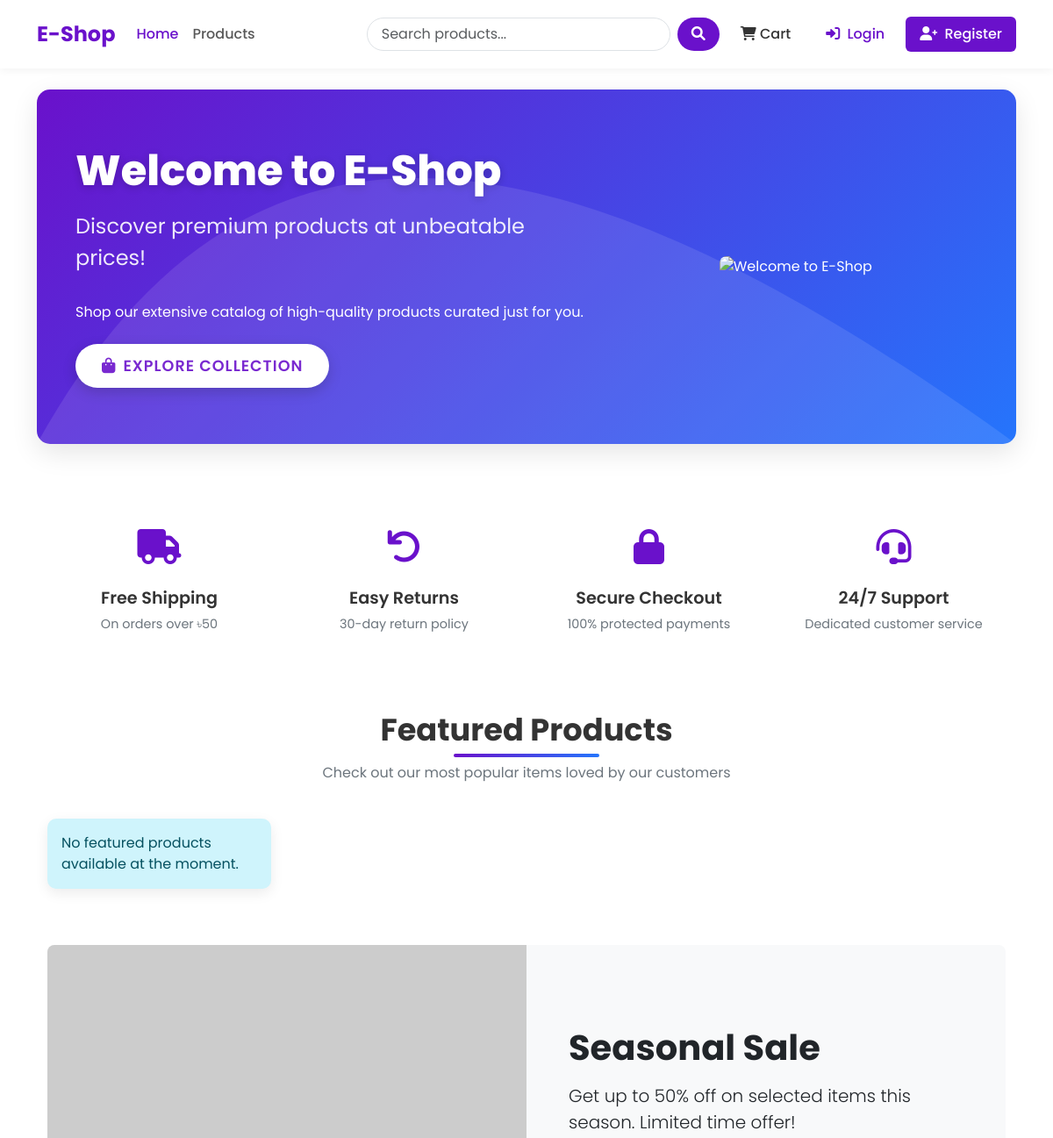
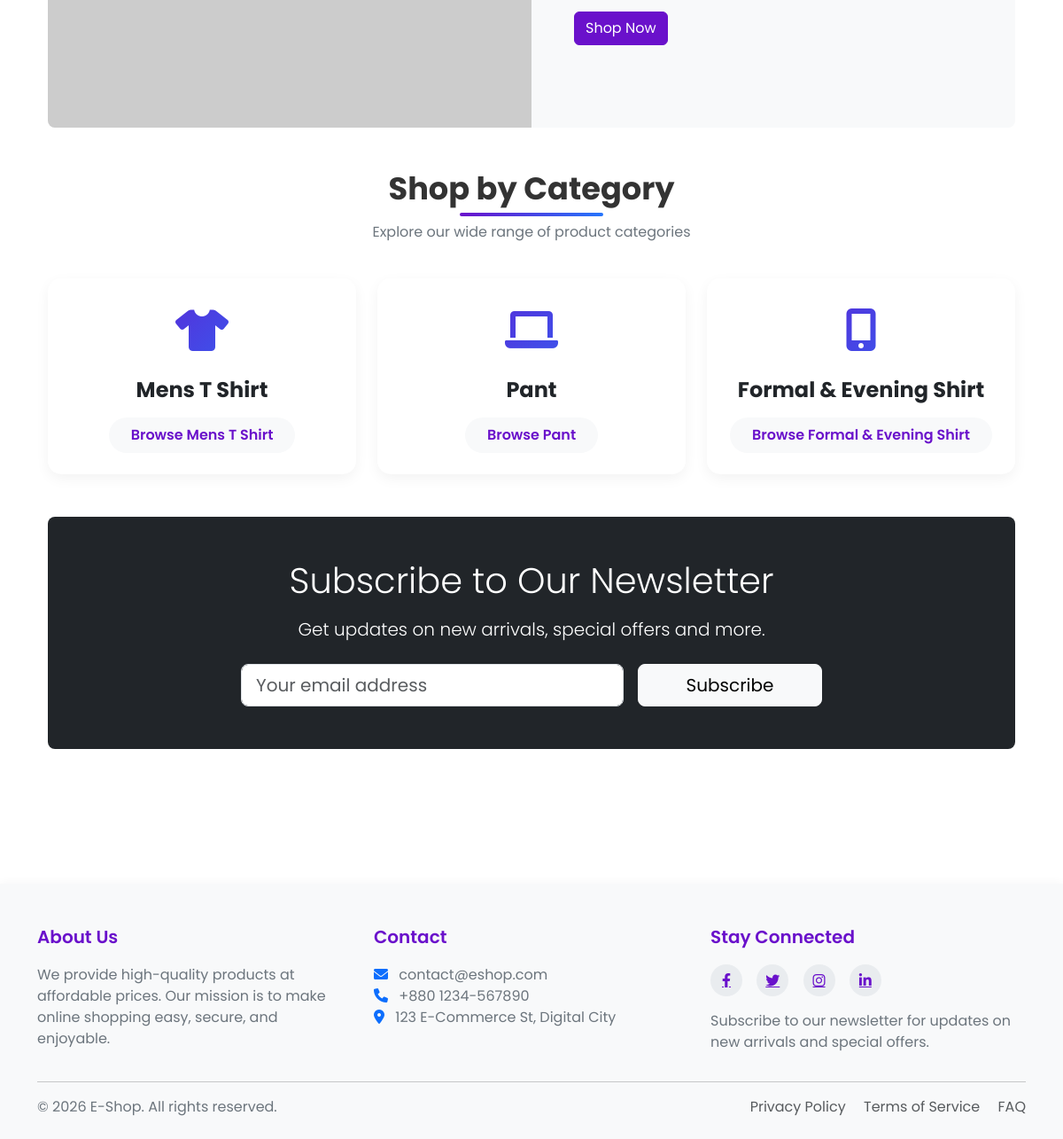
The page / on the database its author committed (2 pictures, top to bottom).
### shop/models.py (models this page shows, shortened)
class Category(models.Model):
      name = models.CharField(max_length=100)
      slug = models.SlugField(max_length=100,unique=True)
      description = models.TextField(blank=True)
      class Meta:
            verbose_name_plural = 'categories'

### shop/views.py (the view)
# urls.py: path('', views.home, name = 'home'),
def home(request):
    featured_products = models.Product.objects.filter(available=True).order_by('-created')[:8] # descending order
    categories = models.Category.objects.all()
    return render(request,'shop/home.html',{'featured_product':featured_products,'categories':categories})

### shop/context_processors.py (called while the page is built)
def cart_items_count(request):
    if request.user.is_authenticated:
       try:
           cart = Cart.objects.get(user=request.user)
           return {'cart_items_count' : cart.cart_items_count}
       except Cart.DoesNotExist:
           {'cart_items_count':0}
    return {'cart_items_count':0}

### shop/templates/shop/home.html (shortened to what this page needs)
{% extends 'base.html' %}
{% load static %}
{% block content %}
<div class="hero-section">
    <div class="container">
        <div class="row align-items-center">
            <div class="col-lg-7">
                <h1 class="hero-title">Welcome to E-Shop</h1>
                <p class="hero-subtitle">Discover premium products at unbeatable prices!</p>
                <p class="mb-4">Shop our extensive catalog of high-quality products curated just for you.</p>
                <a class="btn hero-btn" href="{% url 'product_list' %}">
                    <i class="fas fa-shopping-bag me-2"></i>Explore Collection
                </a>
            </div>
            <div class="col-lg-5 d-none d-lg-block">
                <div class="text-center">
                    <img src="{% static 'welcome.jpg' %}" alt="Welcome to E-Shop" class="img-fluid rounded-3">
                </div>
            </div>
        </div>
    </div>
</div>
<div class="container mb-5">
    <div class="row g-4">
        <div class="col-md-3">
            <div class="feature-item">
                <div class="feature-icon">
                    <i class="fas fa-truck"></i>
                </div>
                <h3 class="feature-title">Free Shipping</h3>
                <p class="feature-desc">On orders over ৳50</p>
            </div>
        </div>
        <div class="col-md-3">
            <div class="feature-item">
                <div class="feature-icon">
                    <i class="fas fa-undo"></i>
                </div>
                <h3 class="feature-title">Easy Returns</h3>
                <p class="feature-desc">30-day return policy</p>
            </div>
        </div>
        <div class="col-md-3">
            <div class="feature-item">
                <div class="feature-icon">
                    <i class="fas fa-lock"></i>
                </div>
                <h3 class="feature-title">Secure Checkout</h3>
                <p class="feature-desc">100% protected payments</p>
            </div>
        </div>
        <div class="col-md-3">
            <div class="feature-item">
                <div class="feature-icon">
                    <i class="fas fa-headset"></i>
                </div>
                <h3 class="feature-title">24/7 Support</h3>
                <p class="feature-desc">Dedicated customer service</p>
            </div>
        </div>
    </div>
</div>
<div class="container">
    <div class="section-header">
        <h2 class="section-title">Featured Products</h2>
        <p class="section-subtitle">Check out our most popular items loved by our customers</p>
    </div>
    <div class="row row-cols-1 row-cols-md-2 row-cols-lg-4 g-4">
        {% for product in featured_products %}
        <div class="col">
            <div class="card h-100 product-card">
                <div class="product-img-container">
                    {% if product.image %}
                    <img src="{{ product.image.url }}" class="product-img" alt="{{ product.name }}">
                    {% else %}
                    <div class="bg-light text-center p-5">
                        <i class="fas fa-image fa-3x text-muted"></i>
                    </div>
                    {% endif %}
                </div>
                <div class="card-body">
                    <h5 class="product-title">{{ product.name }}</h5>
                    <p class="product-desc">{{ product.description|truncatechars:100 }}</p>
                    <div class="d-flex justify-content-between align-items-center">
                        <span class="product-price">৳{{ product.price }}</span>
                        <div class="rating">
                            {% for i in "12345" %}
                            {% if forloop.counter <= product.average_rating %}
                            <i class="fas fa-star"></i>
                            {% else %}
                            <i class="far fa-star"></i>
                            {% endif %}
                            {% endfor %}
                        </div>
                    </div>
                </div>
                <div class="card-footer">
                    <div class="d-grid gap-2">
                        <a href="{% url 'product_detail' product.slug %}" class="btn btn-sm btn-outline-primary">
                            <i class="fas fa-eye me-1"></i> View Details
                        </a>
                        <form action="{% url 'cart_add' product.id %}" method="post">
                            {% csrf_token %}
                            <button type="submit" class="btn btn-sm btn-primary w-100">
                                <i class="fas fa-shopping-cart me-1"></i> Add to Cart
                            </button>
                        </form>
                    </div>
                </div>
            </div>
        </div>
        {% empty %}
        <div class="col-12">
            <div class="alert alert-info">No featured products available at the moment.</div>
        </div>
        {% endfor %}
    </div>
</div>
<div class="container mt-5 mb-5">
    <div class="card border-0 bg-light rounded-3 overflow-hidden">
        <div class="row g-0">
            <div class="col-md-6 d-none d-md-block">
 <img src="https://placehold.co/600x400/2575fc/FFFFFF.png?text=Seasonal+Sale+50%+Off" alt="Seasonal sale" class="img-fluid" style="height: 100%; object-fit: cover;">            </div>
            <div class="col-md-6 p-5 d-flex align-items-center">
                <div>
                    <h3 class="display-6 fw-bold mb-3">Seasonal Sale</h3>
                    <p class="lead">Get up to 50% off on selected items this season. Limited time offer!</p>
                    <a href="{% url 'product_list' %}" class="btn btn-primary">Shop Now</a>
                </div>
            </div>
        </div>
    </div>
</div>
<div class="container">
    <div class="section-header">
        <h2 class="section-title">Shop by Category</h2>
        <p class="section-subtitle">Explore our wide range of product categories</p>
    </div>
    <div class="row row-cols-1 row-cols-md-2 row-cols-lg-3 g-4">
        {% for category in categories %}
        <div class="col">
            <div class="card h-100 category-card">
                <div class="card-body text-center py-4">
                    <div class="category-icon">
                        <i class="fas fa-{% if forloop.counter == 1 %}tshirt{% elif forloop.counter == 2 %}laptop{% elif forloop.counter == 3 %}mobile-alt{% elif forloop.counter == 4 %}home{% elif forloop.counter == 5 %}shoe-prints{% else %}tag{% endif %}"></i>
                    </div>
                    <h3 class="category-title">{{ category.name }}</h3>
                    <a href="{% url 'product_list_by_category' category.slug %}" class="btn category-btn">
                        Browse {{ category.name }}
                    </a>
                </div>
            </div>
        </div>
        {% empty %}
        <div class="col-12">
            <div class="alert alert-info">No categories available at the moment.</div>
        </div>
        {% endfor %}
    </div>
</div>
<div class="container my-5">
    <div class="card border-0 bg-dark text-white p-5 rounded-3">
        <div class="row justify-content-center">
            <div class="col-md-8 text-center">
                <h3 class="display-6 mb-3">Subscribe to Our Newsletter</h3>
                <p class="lead mb-4">Get updates on new arrivals, special offers and more.</p>
                <form class="row g-3 justify-content-center">
                    <div class="col-md-8">
                        <input type="email" class="form-control form-control-lg" placeholder="Your email address">
                    </div>
                    <div class="col-md-4">
                        <button type="submit" class="btn btn-light btn-lg w-100">Subscribe</button>
                    </div>
                </form>
            </div>
        </div>
    </div>
</div>
{% endblock %}

### shop/templates/shop/home.html (style rules this page uses)
.hero-section { background: linear-gradient(135deg, #6a11cb 0%, #2575fc 100%); color: white; border-radius: 15px; overflow: hidden; position: relative; padding: 4rem 2rem; margin-bottom: 4rem; box-shadow: 0 10px 30px rgba(0, 0, 0, 0.1); }
.hero-section::before { content: ""; position: absolute; top: 0; left: 0; width: 100%; height: 100%; background-size: 100% 100%; }
.hero-title { font-weight: 800; font-size: 3rem; margin-bottom: 1rem; text-shadow: 0 2px 10px rgba(0, 0, 0, 0.2); }
.hero-subtitle { font-size: 1.5rem; margin-bottom: 2rem; opacity: 0.9; }
.hero-btn { padding: 12px 30px; font-size: 1.1rem; text-transform: uppercase; font-weight: 600; letter-spacing: 1px; border-radius: 50px; transition: all 0.3s ease; box-shadow: 0 5px 15px rgba(0, 0, 0, 0.2); background-color: white; color: #6a11cb; border: none; }
.section-header { text-align: center; margin-bottom: 2.5rem; position: relative; }
.section-title { font-weight: 700; font-size: 2.2rem; color: #333; margin-bottom: 1rem; position: relative; display: inline-block; }
.section-title:after { content: ''; position: absolute; width: 50%; height: 4px; background: linear-gradient(to right, #6a11cb, #2575fc); bottom: -10px; left: 25%; border-radius: 10px; }
.section-subtitle { color: #6c757d; max-width: 600px; margin: 0 auto; }
.btn-primary { background-color: #6a11cb; border-color: #6a11cb; }
.category-card { border: none; border-radius: 15px; overflow: hidden; transition: all 0.3s ease; box-shadow: 0 5px 15px rgba(0, 0, 0, 0.05); position: relative; }
.category-icon { font-size: 3rem; margin-bottom: 1rem; background: linear-gradient(135deg, #6a11cb 0%, #2575fc 100%); -webkit-background-clip: text; -webkit-text-fill-color: transparent; }
.category-title { font-weight: 700; margin-bottom: 0.5rem; font-size: 1.5rem; }
.category-btn { border: none; background-color: #f8f9fa; color: #6a11cb; border-radius: 50px; padding: 8px 25px; font-weight: 600; transition: all 0.3s ease; }
.feature-item { text-align: center; padding: 1.5rem; }
.feature-icon { font-size: 2.5rem; margin-bottom: 1rem; color: #6a11cb; }
.feature-title { font-weight: 600; font-size: 1.2rem; margin-bottom: 0.5rem; }
.feature-desc { color: #6c757d; font-size: 0.9rem; }

### templates/base.html (style rules this page uses)
:root { --primary-color: #6a11cb; --primary-dark: #5a0cb8; --primary-light: #7c4ddb; --secondary-color: #2575fc; --text-color: #333333; --text-light: #6c757d; --bg-light: #f8f9fa; --border-radius: 10px; --box-shadow: 0 5px 15px rgba(0,0,0,0.08); }
body { font-family: 'Poppins', sans-serif; color: var(--text-color); display: flex; flex-direction: column; min-height: 100vh; }
.btn-primary { background-color: var(--primary-color); border-color: var(--primary-color); }
.alert { border-radius: var(--border-radius); box-shadow: var(--box-shadow); border: none; }

### rows shown on the page
Category: name "Mens T Shirt"
Category: name "Pant"
Category: name "Formal & Evening Shirt"
